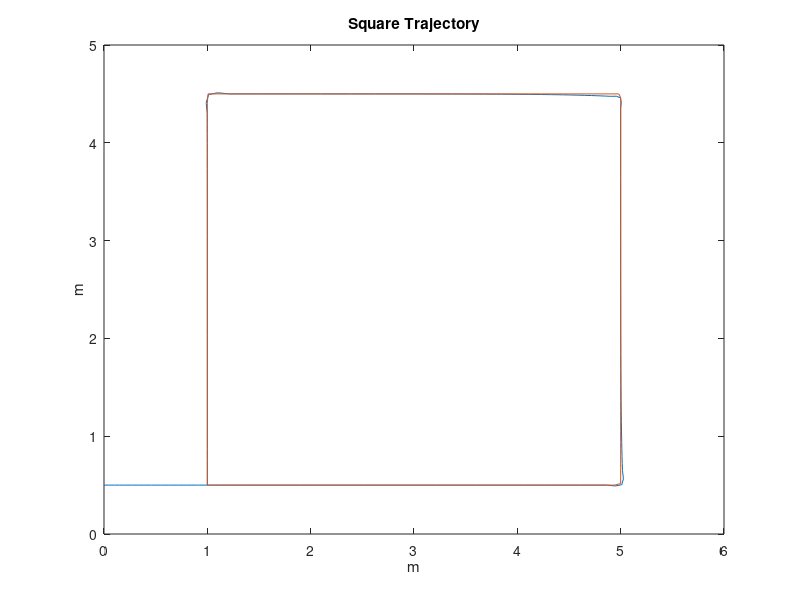
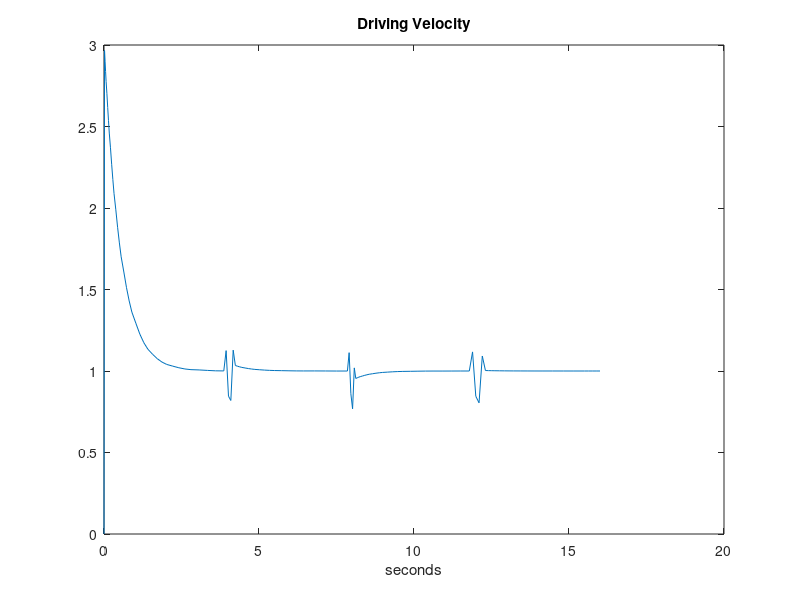
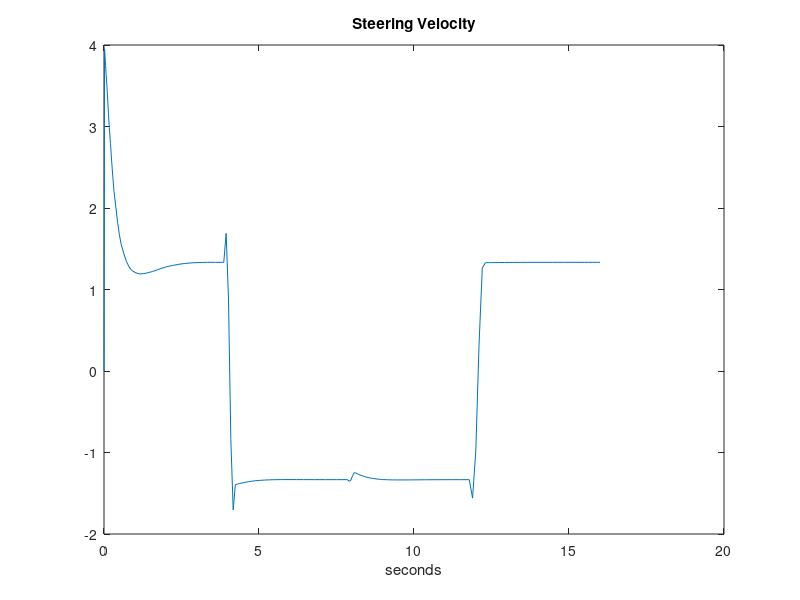

Here is the MATLAB script that generated these plots, in order:
%% Subacz, RBE502, Homework 6, Problem 1C

function []=Figure_11_16()
    clc, clear all, close all
    %Parameters - Pages found on page 509 in Siciliano, Book of Robotics
    Tf=16; %Run time
    b = 0.75;
    k_1=2; % controller gain
    k_2=2; % controller gain
    
    Start_Pos=[1, 0, 0]; % Initial starting position - format [x, y, theta]
    End_Pos=[1, 0.5, 0]; % Initial ending position
    Error = End_Pos-Start_Pos; % Initial error position
    x0=Error(1,:); % Initial ode45  input
    
    [T,X] = ode45(@(t,x)ODE45Controller(t,x),[0 Tf],x0);

    function [dx ] = ODE45Controller(t,x)
        %Calculate the trajectory to follow
        [x_1,y_2,dx_1,dy_2] = SquareTrajectory(t);

        %Calculate the closed loop linearized dynamics - page 505
        dx = [dx_1 + k_1*(x_1 - x(1));
              dy_2 + k_2*(y_2 - x(2));
             (dx_1 + k_1*(x_1 - x(1))*cos(x(3)) - dy_2 + k_2*(y_2 - x(2))*sin(x(3)))/b];
    end

    %Error vector format [x,y,theta]
    Error=[X(:,1), X(:,2), X(:,3)];
    
    for i=1:size(T)
        %Calculate the trajectory to follow
        [x_1,y_1,~,~] = SquareTrajectory(T(i));
        End_Pos(i,:)=[x_1, y_1, 0];
    end

    figure
    plot(Error(:,1), Error(:,2));
    hold on
    plot(End_Pos(:,1), End_Pos(:,2));
    hold off
    title('Square Trajectory')
    xlabel('m')
    ylabel('m')
    
    %Calculate the positions/velocity of the model
    x_Pos=X(:,1); 
    y_Pos=X(:,2);
    th=X(:,3); 
    d_x = x_Pos(2:end) - x_Pos(1:end-1);
    d_y = y_Pos(2:end) - y_Pos(1:end-1);
    d_th = th(2:end) - th(1:end-1);
    d_t = T(2:end) - T(1:end-1);

    %Calculate driving velocity
    vd_x = d_x./d_t;
    vd_y = d_y./d_t;
    v_s = sqrt(vd_x.^2 + vd_y.^2);

    %calcalate steering velocity
    v_th = d_th./d_t; 
    
    figure
    plot(T,[0; v_s])
    title('Driving Velocity')
    xlabel('seconds')
    
    figure
    plot(T,[0; v_th])
    title('Steering Velocity')
    xlabel('seconds')
    hold off

    function [x_1,y_1,dx_1,dy_2]  = SquareTrajectory(t)
        %control system to follow a box
        if t<=4
            %first turn
            x_1 = 1 + t;
            y_1 = 0.5;
            dx_1 = 1;
            dy_2 = 0;
        elseif t>4 && t<=8
            %Second turn
            x_1 = 5;
            y_1 = 0.5 + (t-4);
            dx_1 = 0;
            dy_2 = 1;
        elseif t>8 && t<=12
            %thrid turn
            x_1 = 5 - (t-8);
            y_1 = 4.5;
            dx_1 = -1;
            dy_2 = 0;
        elseif t>12 && t<=16
            %fouth turn
            x_1=1;
            y_1 = 4.5 - (t-12);
            dx_1 = 0;
            dy_2 = -1;
        else
            x_1 = 1;
            y_1 = 0.5;
            dx_1 = 0;
            dy_2 = 0;
        end
    end
end